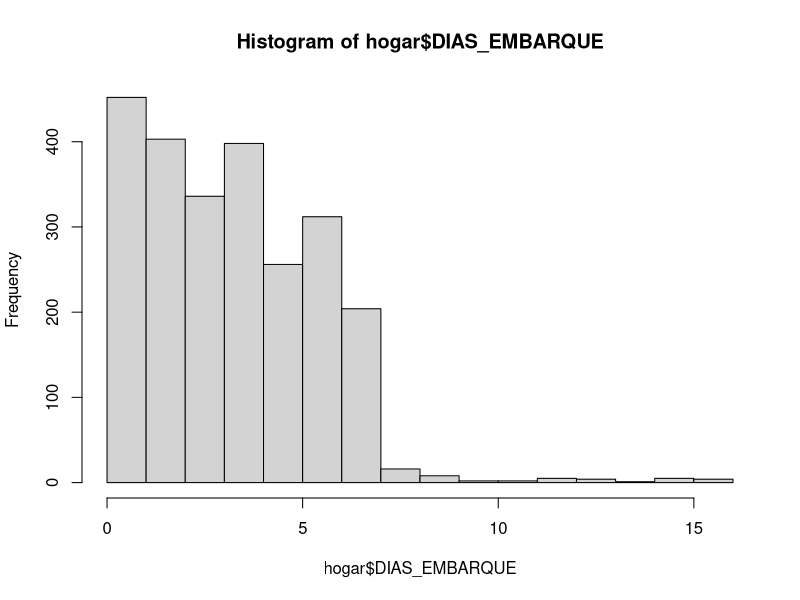
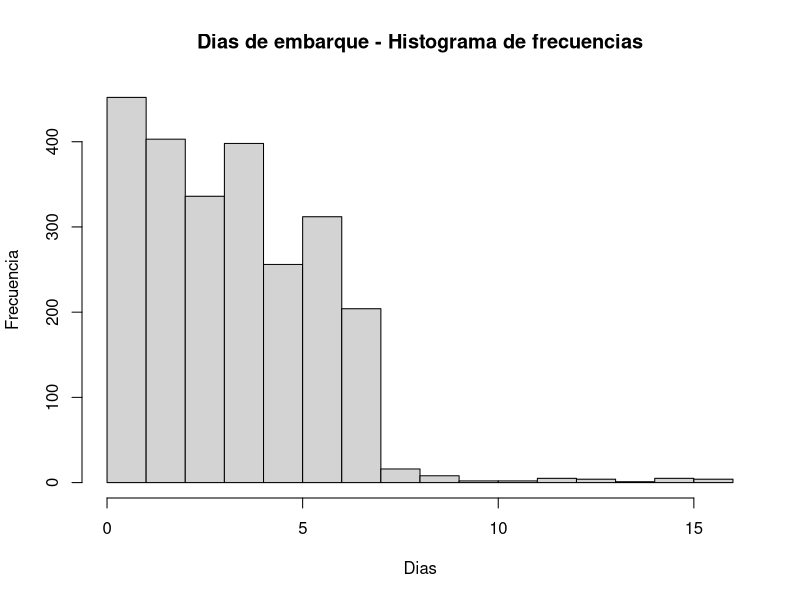
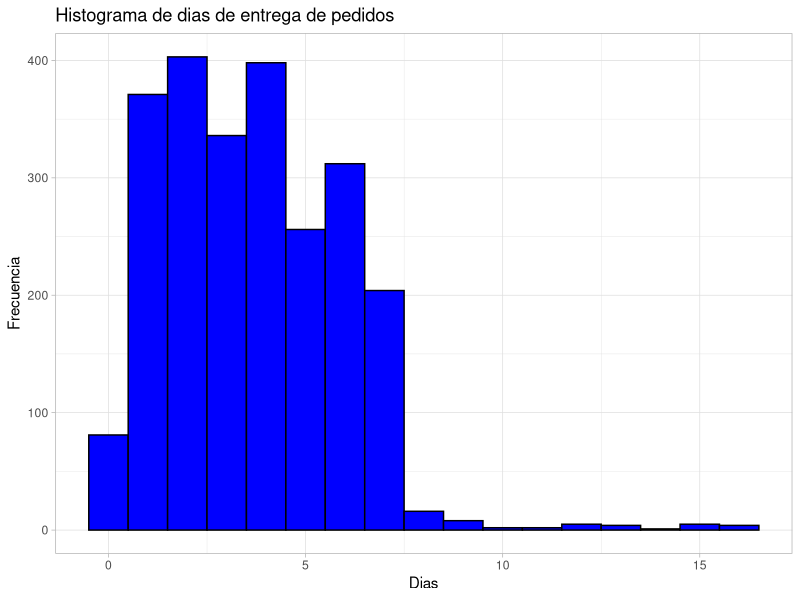

Recreate these plots in R, in order. (Note: this script raises an error after producing the figures.)
library(dplyr) # Para usar el operador %>%
library(ggplot2)
library(plyr)

setwd("/Users/david/Documents/Aprendizaje/BEDU_Data_scientist/Modulo_2/Proyecto")
embarques<- read.csv("Embarques.csv", header = T)
# No acepta acentos en los encabezados
View(embarques)
attach(embarques)
fecha_ped<- embarques[,2] # Columna de fecha de pedido
embarques["FECHA_DE_PEDIDO"]<- as.Date(fecha_ped)
fecha_fac<- embarques[,3] # Columna de fecha de factura
embarques["FECHA_DE_EMBARQUE"]<- as.Date(fecha_fac)
mes<- embarques[,23] # fecha del mes del embarque
embarques["MES"] <- as.Date(mes)
str(embarques)
data.frame(table(embarques$A_TIEMPO))
hogar<- subset(embarques, NEGOCIO == "HOGAR", select = -(TIPO_FLETE)) # filtra por negocio y elimina la columna TIPO_FLETE
View(hogar)

summary(hogar$DIAS_EMBARQUE)
data.frame(table(hogar$A_TIEMPO)) # identifica los pedidos entregados a tiempo (0,1)
hist(hogar$DIAS_EMBARQUE)
hist(hogar$DIAS_EMBARQUE, 
     main = "Dias de embarque - Histograma de frecuencias",
     xlab = "Dias",
     ylab = "Frecuencia")

hogar%>%
  ggplot() + 
  aes(hogar$DIAS_EMBARQUE) +
  geom_histogram(binwidth = 1, col="black", fill = "blue") + 
  ggtitle("Histograma de dias de entrega de pedidos") +
  ylab("Frecuencia") +
  xlab("Dias") + 
  theme_light()

hogar2<- subset(hogar, STATUS == "ENTREGADO ", select = -(COSIGNADO))
View(hogar2)
ggplot(hogar2, aes(x = RUTA, y = DIAS_EMBARQUE, fill = STATUS)) + geom_boxplot() +
  ggtitle("Boxplots") +
  xlab("Ruta de entrega") +
  ylab("Dias de entrega")
